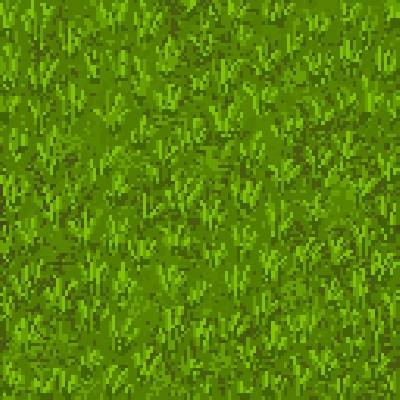

Tiled map render using the project's own tile images. Description and the whole map definition, tile-layer contents included, below:
An orthogonal 20x20 tile map with 20x20 px tiles, 1 tile layer (Calque de Tuiles 1).

<map version="1.9" tiledversion="1.9.2" orientation="orthogonal" renderorder="right-down" width="20" height="20" tilewidth="20" tileheight="20" infinite="0" nextlayerid="2" nextobjectid="1">
 <tileset firstgid="1" source="herbe.tsx" />
 <layer id="1" name="Calque de Tuiles 1" width="20" height="20">
  <data encoding="csv">
1,2,3,4,5,6,7,8,9,10,11,12,13,14,15,16,17,18,19,20,
21,22,23,24,25,26,27,28,29,30,31,32,33,34,35,36,37,38,39,40,
41,42,43,44,45,46,47,48,49,50,51,52,53,54,55,56,57,58,59,60,
61,62,63,64,65,66,67,68,69,70,71,72,73,74,75,76,77,78,79,80,
81,82,83,84,85,86,87,88,89,90,91,92,93,94,95,96,97,98,99,100,
101,102,103,104,105,106,107,108,109,110,111,112,113,114,115,116,117,118,119,120,
121,122,123,124,125,126,127,128,129,130,131,132,133,134,135,136,137,138,139,140,
141,142,143,144,145,146,147,148,149,150,151,152,153,154,155,156,157,158,159,160,
161,162,163,164,165,166,167,168,169,170,171,172,173,174,175,176,177,178,179,180,
181,182,183,184,185,186,187,188,189,190,191,192,193,194,195,196,197,198,199,200,
201,202,203,204,205,206,207,208,209,210,211,212,213,214,215,216,217,218,219,220,
221,222,223,224,225,226,227,228,229,230,231,232,233,234,235,236,237,238,239,240,
241,242,243,244,245,246,247,248,249,250,251,252,253,254,255,256,257,258,259,260,
261,262,263,264,265,266,267,268,269,270,271,272,273,274,275,276,277,278,279,280,
281,282,283,284,285,286,287,288,289,290,291,292,293,294,295,296,297,298,299,300,
301,302,303,304,305,306,307,308,309,310,311,312,313,314,315,316,317,318,319,320,
321,322,323,324,325,326,327,328,329,330,331,332,333,334,335,336,337,338,339,340,
341,342,343,344,345,346,347,348,349,350,351,352,353,354,355,356,357,358,359,360,
361,362,363,364,365,366,367,368,369,370,371,372,373,374,375,376,377,378,379,380,
381,382,383,384,385,386,387,388,389,390,391,392,393,394,395,396,397,398,399,400
</data>
 </layer>
</map>
